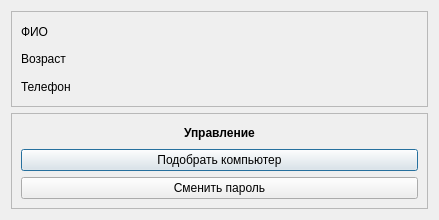
<?xml version="1.0" encoding="UTF-8"?>
<ui version="4.0">
 <class>PatientPanel</class>
 <widget class="QDialog" name="PatientPanel">
  <property name="geometry">
   <rect>
    <x>0</x>
    <y>0</y>
    <width>439</width>
    <height>220</height>
   </rect>
  </property>
  <property name="windowTitle">
   <string>Dialog</string>
  </property>
  <layout class="QVBoxLayout" name="verticalLayout_5">
   <item>
    <widget class="QFrame" name="frame">
     <property name="frameShape">
      <enum>QFrame::StyledPanel</enum>
     </property>
     <property name="frameShadow">
      <enum>QFrame::Raised</enum>
     </property>
     <layout class="QVBoxLayout" name="verticalLayout_2">
      <item>
       <layout class="QVBoxLayout" name="verticalLayout">
        <item>
         <widget class="QLabel" name="label_FIO">
          <property name="text">
           <string>ФИО</string>
          </property>
         </widget>
        </item>
        <item>
         <widget class="QLabel" name="label_age">
          <property name="text">
           <string>Возраст</string>
          </property>
         </widget>
        </item>
        <item>
         <widget class="QLabel" name="label_telephone">
          <property name="text">
           <string>Телефон</string>
          </property>
         </widget>
        </item>
       </layout>
      </item>
     </layout>
    </widget>
   </item>
   <item>
    <widget class="QFrame" name="frame_2">
     <property name="frameShape">
      <enum>QFrame::StyledPanel</enum>
     </property>
     <property name="frameShadow">
      <enum>QFrame::Raised</enum>
     </property>
     <layout class="QVBoxLayout" name="verticalLayout_4">
      <item alignment="Qt::AlignHCenter">
       <widget class="QLabel" name="label_2">
        <property name="font">
         <font>
          <weight>75</weight>
          <bold>true</bold>
         </font>
        </property>
        <property name="text">
         <string>Управление</string>
        </property>
       </widget>
      </item>
      <item>
       <layout class="QVBoxLayout" name="verticalLayout_3">
        <item>
         <widget class="QPushButton" name="button_selectComputer">
          <property name="text">
           <string>Подобрать компьютер</string>
          </property>
         </widget>
        </item>
        <item>
         <widget class="QPushButton" name="button_changePassword">
          <property name="font">
           <font>
            <pointsize>9</pointsize>
           </font>
          </property>
          <property name="text">
           <string>Сменить пароль</string>
          </property>
         </widget>
        </item>
       </layout>
      </item>
     </layout>
    </widget>
   </item>
  </layout>
 </widget>
 <resources/>
 <connections/>
</ui>
